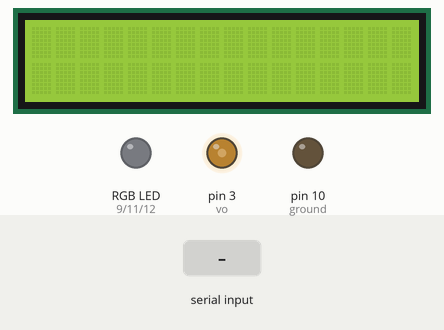
Bench run of a sketch on a simulated Arduino Uno, built with avr-gcc and run on an emulated ATmega328P. On the bench: 16×2 character LCD, an RGB LED mixed from three pins (HIGH = lit), output pins drawn as LEDs (lit = HIGH). Inputs (shaded band) come from the test bench. Dim RGB values are drawn brighter than linear.

Above: at 1.2 s.
1.3 s: "/1" received over Serial
At 1.32 s:
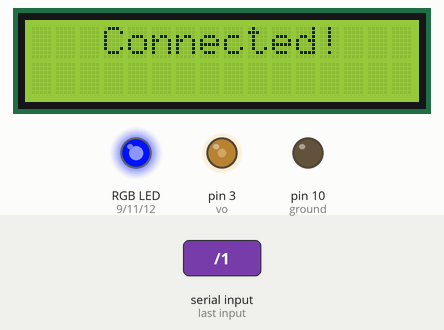
At 2.4 s:
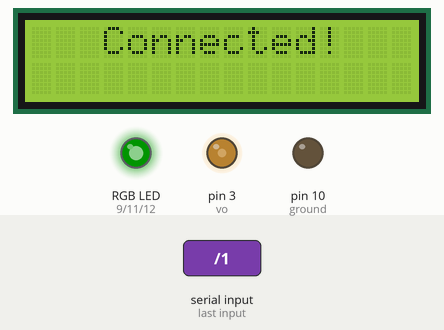
2.9 s: "/0" received over Serial
At 3.5 s:
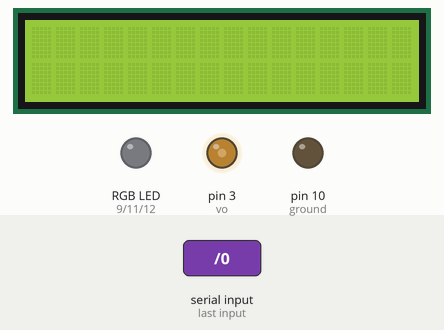
Timing chart, 0 to 5.9 s (numbered marks = the images above; inputs shaded):
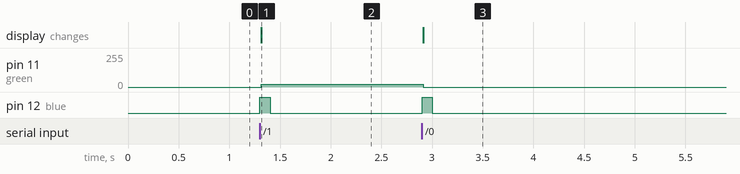

The sketch:

ArduinoLCDDisplay.ino
```cpp
#include <LiquidCrystal.h>

unsigned long Time;

int row;

String lcdTop;
String lcdBottom;

const int red = 9;
const int green = 11;
const int greenBrightness = 20;
const int blue = 12;
const int ground = 10;

// initialize the library by associating any needed LCD interface pin
// with the arduino pin number it is connected to
const int rs = 2, en = 4, d4 = 5, d5 = 6, d6 = 7, d7 = 8;
const int vo = 3, voValue = 100;

LiquidCrystal lcd(rs, en, d4, d5, d6, d7);

void setup() {
  pinMode(red, OUTPUT);
  pinMode(green, OUTPUT);
  pinMode(blue, OUTPUT);
  pinMode(ground, OUTPUT);
  digitalWrite(ground, LOW);
  pinMode(vo, OUTPUT);
  analogWrite(vo, voValue);

  // set up the LCD's number of columns and rows:
  lcd.begin(16, 2);
  lcd.setCursor(0, 0);
  Serial.begin(9600);
  Serial.setTimeout(8);
}

void loop() {
  long prevTime = Time;
  while(Serial.available() == 0)//serial dormant
  {


    Time = millis();
    if(Time >= 100 + prevTime)//wait 50ms
    {
      digitalWrite(blue, LOW);
    }
  }
  digitalWrite(blue, HIGH);

  String output = Serial.readString();
  int outputLength = output.length();
  String headOutput = output.substring(0, 2);


  if(headOutput == "/1")
  {
    lcd.setCursor(0, 0);
    lcd.print("   Connected!   ");
    analogWrite(green, greenBrightness);
  }
  else if(headOutput == "/0")
  {
    lcd.clear();
    lcdTop = "";
    lcdBottom = "";
    digitalWrite(green, LOW);
  }
  else
  {
    if(headOutput == "/c")
    {
      lcd.clear();

      lcdTop = "";
      lcdBottom = "";

      if(outputLength > 2)
      {
        lcd.print(output.substring(2, outputLength));
      }
    }
    else if(headOutput == "/n")
    {
      lcdBottom = output.substring(2, outputLength);
      lcd.clear();
      lcd.setCursor(0, 1);
      lcd.print(lcdBottom);
      lcd.setCursor(0, 0);
      lcd.print(lcdTop);
    }
    else
    {
      lcdTop = output;
      lcd.clear();
      lcd.setCursor(0, 0);
      lcd.print(lcdTop);
      lcd.setCursor(0, 1);
      lcd.print(lcdBottom);
    }
  }
  Serial.flush();
}
```

Measured:
- after the input at 1.3 s, pin 11 (green): 0/255 → 20/255 at once; pin 12 (blue): LOW → HIGH at once, → LOW 0.10 s later; the display: changes at once (image 1)
- after the input at 2.9 s, pin 11 (green): 20/255 → 0/255 at once; pin 12 (blue): LOW → HIGH at once, → LOW 0.10 s later; the display: changes at once (image 3)
